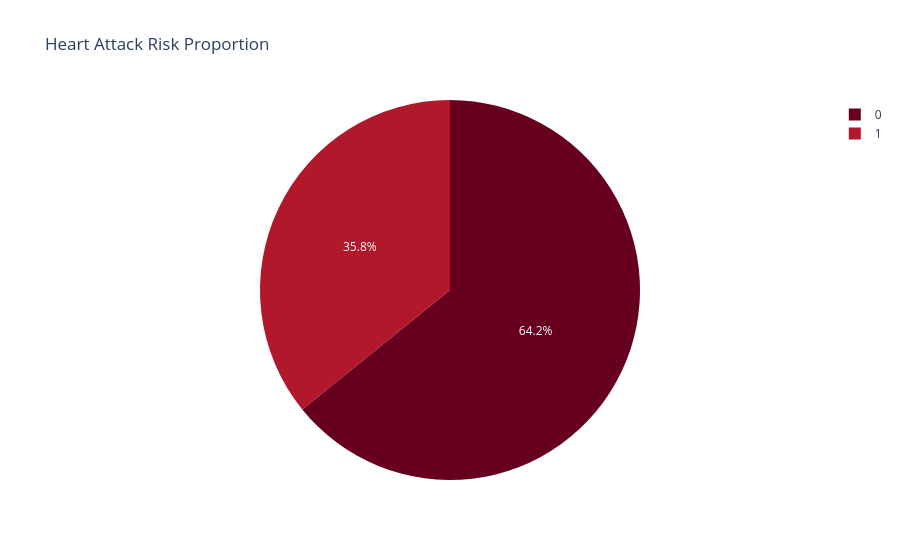

The notebook cell this image was saved under:
### Code cell
fig = px.pie(df, names='Heart Attack Risk', title='Heart Attack Risk Proportion',
             color='Heart Attack Risk', color_discrete_sequence=px.colors.sequential.RdBu)
fig.show()

### Figure 1 — Plotly figure (JSON) as saved in the notebook; plotly's stock layout.template omitted (floating-point values rounded to 4 significant figures; data arrays with more than 128 entries replaced by an {"elided": "..."} marker saying what was removed)
{"data": [{"customdata": {"elided": "8763x1 int values"}, "domain": {"x": [0, 1], "y": [0, 1]}, "hovertemplate": "Heart Attack Risk=%{customdata[0]}<extra></extra>", "labels": {"elided": "8763 int values"}, "legendgroup": "", "marker": {"colors": {"elided": "8763 str values"}}, "name": "", "showlegend": true, "type": "pie"}], "layout": {"legend": {"tracegroupgap": 0}, "piecolorway": ["rgb(103,0,31)", "rgb(178,24,43)", "rgb(214,96,77)", "rgb(244,165,130)", "rgb(253,219,199)", "rgb(247,247,247)", "rgb(209,229,240)", "rgb(146,197,222)", "rgb(67,147,195)", "rgb(33,102,172)", "rgb(5,48,97)"], "title": {"text": "Heart Attack Risk Proportion"}}}
